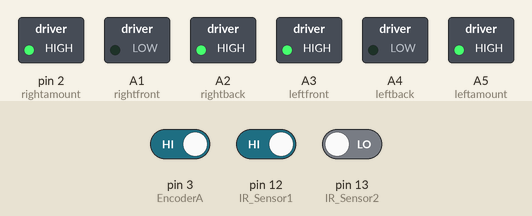
Recording of a sketch running on a simulated Arduino Uno, built with avr-gcc and run on an emulated ATmega328P. On the bench: switched loads named in the sketch (green lamp = pin HIGH). Inputs (shaded band) come from the test bench; at power-on: pin 12 (IR_Sensor1) HIGH, pin 13 (IR_Sensor2) LOW, pin 3 (EncoderA) HIGH.

Above: at 1.2 s.
1.3 s: pin 12 (IR_Sensor1) driven LOW
At 2.2 s:
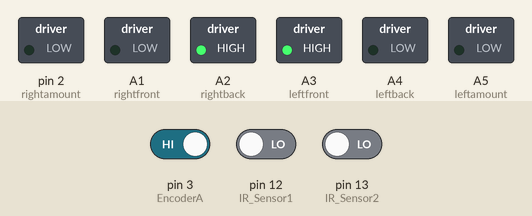
2.8 s: pin 13 (IR_Sensor2) driven HIGH
At 3.3 s:
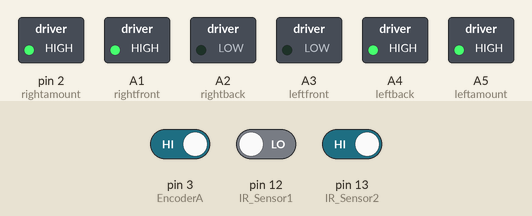
4.3 s: pin 12 (IR_Sensor1) driven HIGH
At 5.5 s:
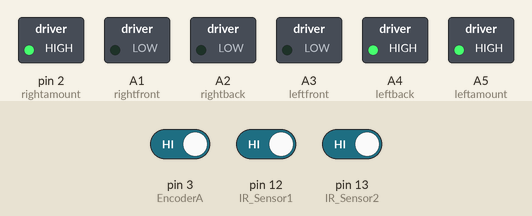
5.8 s: pin 13 (IR_Sensor2) driven LOW
At 6.8 s:
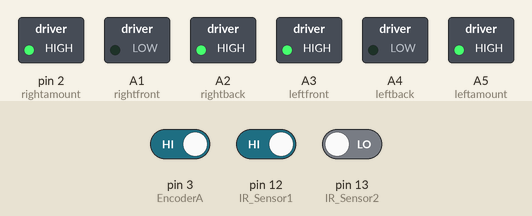
7.3 s: pin 13 (IR_Sensor2) driven HIGH
At 8.0 s:
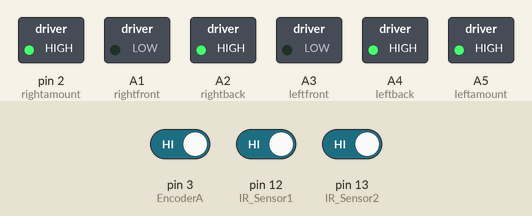
8.8 s: pin 12 (IR_Sensor1) driven LOW and pin 13 (IR_Sensor2) driven LOW
At 9.1 s:
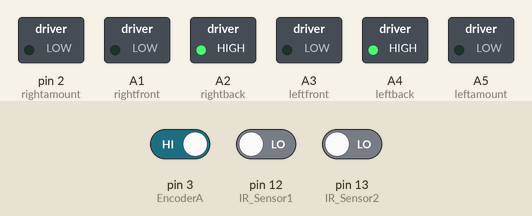
Timing chart, 0 to 11.3 s (numbered marks = the images above; inputs shaded):
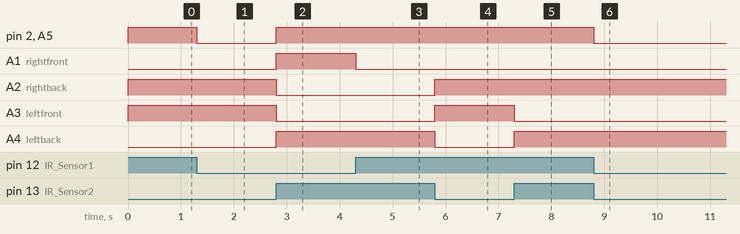

The sketch:

rotary_encoder_only.ino
```cpp
#include <LiquidCrystal.h>
// select the pins used for the LCD keypad
LiquidCrystal lcd(8, 9, 4, 5, 6, 7);

int leftamount = A5;
int leftfront = A3;
int leftback = A4;

int rightfront = A1;
int rightback = A2;
int rightamount = 2;

int IR_Sensor1 = 12;
int IR_Sensor2 = 13;

float holes1;
float holes2;

float pi = 3.142 ;
float radius = 3.0 ;

int EncoderA = 3; //right
int prevState1;

void setup()
{
  // set all the motor control pins to outputs
  pinMode(leftamount, OUTPUT);
  pinMode(leftfront, OUTPUT);
  pinMode(leftback, OUTPUT);
  pinMode(rightfront, OUTPUT);
  pinMode(rightback, OUTPUT);
  pinMode(rightamount, OUTPUT);

  pinMode(IR_Sensor1, INPUT);
  pinMode(IR_Sensor2, INPUT) ;

  //pinMode(EncoderA,INPUT);
  //Serial.begin(9600);

  prevState1 = digitalRead(EncoderA); //Saves the initial state
}

void loop()
{
  int IR_SensorValue1 = digitalRead(IR_Sensor1);
  int IR_SensorValue2 = digitalRead(IR_Sensor2);

  int CurrentState1 = digitalRead(EncoderA);

  if(IR_SensorValue1 == 0 && IR_SensorValue2 == 0){
    analogWrite(leftamount, 0);
    analogWrite(rightamount, 0);
  }

  else if (IR_SensorValue1 == 1 && IR_SensorValue2 == 1){
    analogWrite(leftamount, 130);
    analogWrite(rightamount, 130);
    digitalWrite(leftfront, LOW);
    digitalWrite(leftback, HIGH);
    digitalWrite(rightfront, LOW);
    digitalWrite(leftback, HIGH);
  }

  else if(IR_SensorValue1 == 0 && IR_SensorValue2 == 1){
    analogWrite(leftamount, 130);
    analogWrite(rightamount, 130);
    digitalWrite(rightfront, HIGH);
    digitalWrite(rightback, LOW);
    digitalWrite(leftfront, LOW);
    digitalWrite(leftback, HIGH);
  }

  else if(IR_SensorValue1 == 1 && IR_SensorValue2 == 0){
    analogWrite(leftamount, 130);
    analogWrite(rightamount, 130);
    digitalWrite(rightfront, LOW);
    digitalWrite(rightback, HIGH);
    digitalWrite(leftfront, HIGH);
    digitalWrite(leftback, LOW);
  }


  //Compares current digital signal with previous Signal saved
  if (CurrentState1 != prevState1 && CurrentState1 == 1){
    holes1++ ;
    //delay(200);
  }
  else{
    holes1=holes1 ;
    }

  lcd.setCursor(0, 0);
  float cycles1 = (holes1)/20 ;

  float distance1 = (cycles1)*(2*pi*radius);
  lcd.print("dis(cm) :");
  lcd.print(distance1);


  //updates the previous state
  prevState1 = CurrentState1 ;
}
```

Measured:
- after the input at 1.3 s, pin 2 (rightamount), A5 (leftamount): HIGH → LOW at once
- after the input at 2.8 s, pin 2 (rightamount), A1 (rightfront), A4 (leftback), A5 (leftamount): LOW → HIGH at once; A2 (rightback), A3 (leftfront): HIGH → LOW at once
- after the input at 4.3 s, A1 (rightfront): HIGH → LOW at once
- after the input at 5.8 s, A2 (rightback), A3 (leftfront): LOW → HIGH at once; A4 (leftback): HIGH → LOW at once
- after the input at 7.3 s, A3 (leftfront): HIGH → LOW at once; A4 (leftback): LOW → HIGH at once
- after the input at 8.8 s, pin 2 (rightamount), A5 (leftamount): HIGH → LOW at once
